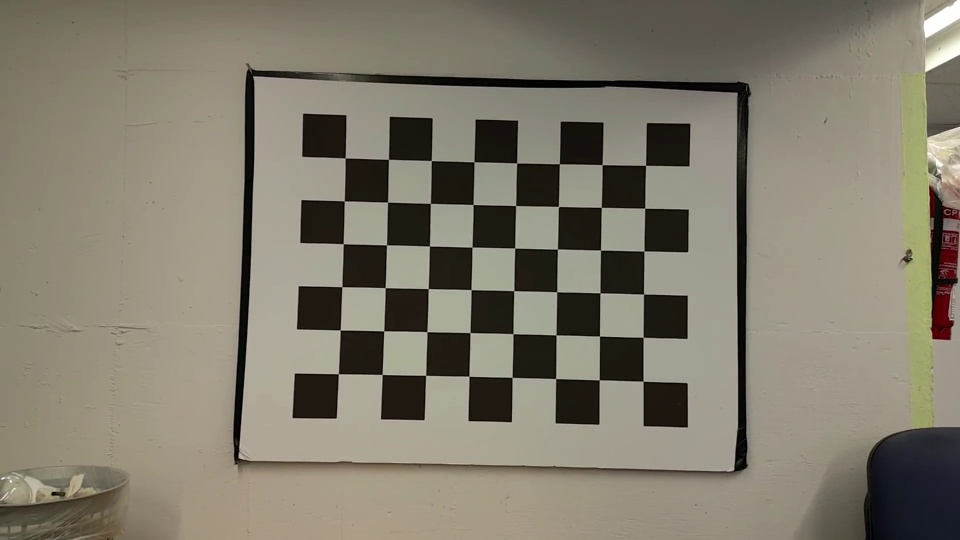
#> input picture CameraCalibration/img_0.jpg, 960 x 540 px; its folder holds only this picture in this run
$ python CameraCalib.py
#> lines starting #> are read from the running program, lines starting #| are printed output that depends on the picture; after the words box and inside, x2 and y2 are one past the last pixel; in counts of white or black regions, pixels touching at a corner belong together; long printed decimals are rounded
import numpy as np
import cv2 as cv
import glob

# termination criteria
criteria = (cv.TERM_CRITERIA_EPS + cv.TERM_CRITERIA_MAX_ITER, 30, 0.001)

# prepare object points, like (0,0,0), (1,0,0), (2,0,0) ....,(6,5,0)
objp = np.zeros((8 * 6, 3), np.float32)
objp[:, :2] = np.mgrid[0:6, 0:8].T.reshape(-1, 2)

# Arrays to store object points and image points from all the images.
objpoints = []  # 3d point in real world space
imgpoints = []  # 2d points in image plane.

images = glob.glob('*.jpg')

for fname in images:
    img = cv.imread(fname)
#> img is the input picture: shape (540, 960, 3); mean B, G, R 109.2, 123.8, 129.2
    gray = cv.cvtColor(img, cv.COLOR_BGR2GRAY)
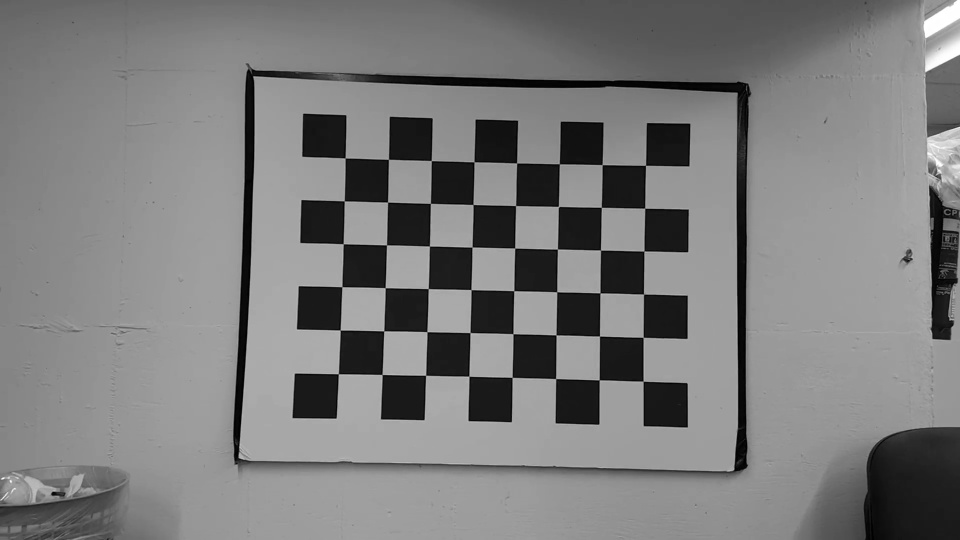
#> gray: shape (540, 960); min 0, max 255, mean 123.7

    # Find the chess board corners
    ret, corners = cv.findChessboardCorners(gray, (6, 8), None)
#> ret = True; corners = 48 rows, first 8: [338.2, 373.8], [340, 330], [341.9, 286.7], [343.2, 243.8], [344, 200.9], [345, 158], [382, 374.5], [383.8, 331]

    # If found, add object points, image points (after refining them)
    if ret == True:
        objpoints.append(objp)

        corners2 = cv.cornerSubPix(gray, corners, (11, 11), (-1, -1), criteria)
#> corners2 = 48 rows, first 8: [338.3, 373.7], [340.2, 330.1], [341.9, 286.7], [343.2, 243.7], [344.3, 200.9], [345.1, 157.9], [382.2, 374.5], [383.8, 330.8]
        imgpoints.append(corners2)

        # Draw and display the corners
        cv.drawChessboardCorners(img, (6, 8), corners2, ret)
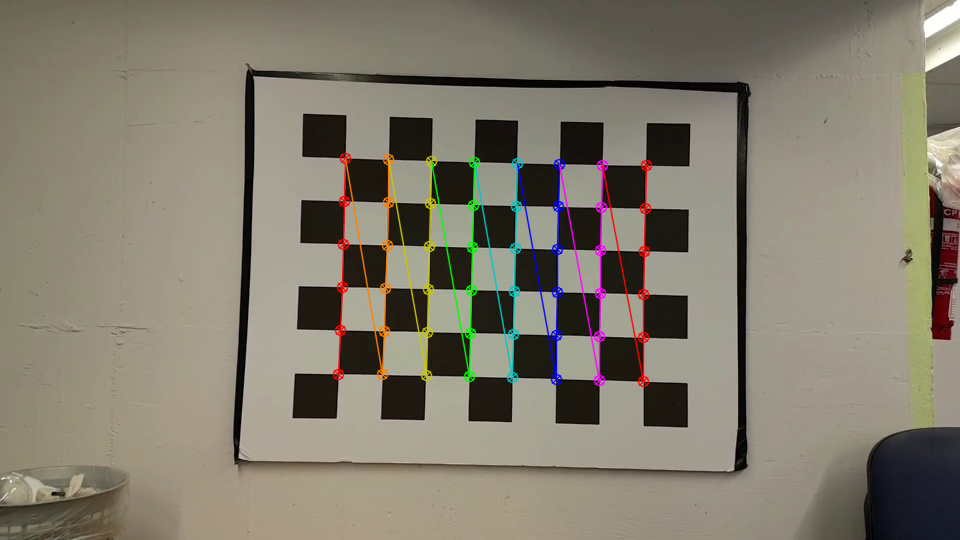
#> img: shape (540, 960, 3); 2.62% of pixels changed, all inside (x1, y1, x2, y2) = (332, 152, 653, 388)
        cv.imshow('img', img)
        cv.waitKey(500)

ret, mtx, dist, rvecs, tvecs = cv.calibrateCamera(objpoints, imgpoints, gray.shape[::-1], None, None)
#> ret = 0.0989; mtx = [[1911.6, 0, 469.3], [0, 1926.5, 269.5], [0, 0, 1]]; dist = [[1.78, -39.27, -0.000573, -0.00903, 0.85]]; rvecs = ([-0.096, -0.107, -1.54],); tvecs = ([-3, 2.38, 44.45],)
print(mtx)
#| [[1.91164874e+03 0.00000000e+00 4.69301510e+02]
#|  [0.00000000e+00 1.92647259e+03 2.69458205e+02]
#|  [0.00000000e+00 0.00000000e+00 1.00000000e+00]]

cv.destroyAllWindows()

$ run again, on CameraCalibration/img_12.jpg
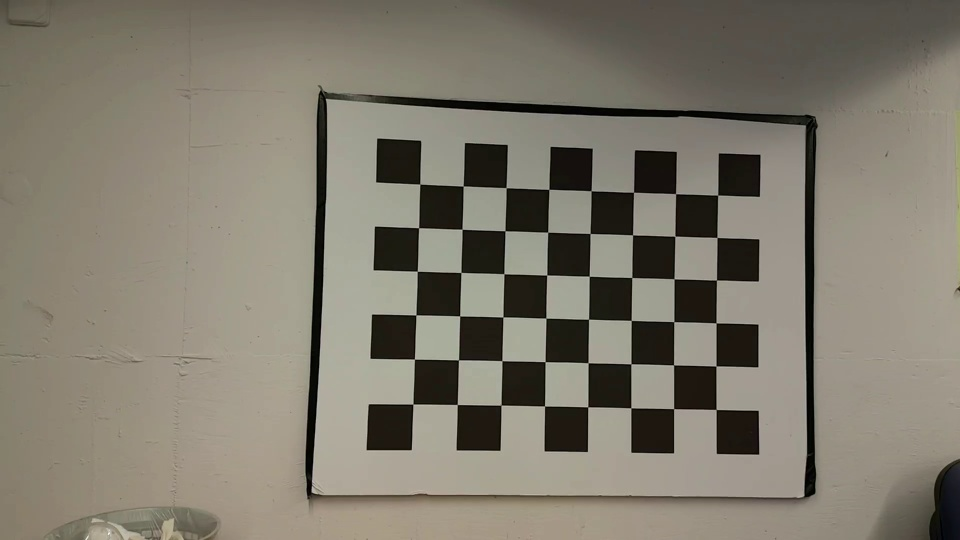
#> input picture CameraCalibration/img_12.jpg, 960 x 540 px
#> img is the input picture: shape (540, 960, 3); mean B, G, R 109.2, 122.2, 127.6
#> `ret, corners = cv.findChessboardCorners(gray, (6, 8), None)`: ret = True; corners = 48 rows, first 8: [413, 404], [414.5, 359], [416, 315], [417.1, 271.3], [418.6, 227.8], [419.8, 184.1], [457.2, 404.5], [458.5, 360]
#> corners2 = 48 rows, first 8: [412.9, 404.1], [414.4, 359.1], [415.9, 314.9], [417.2, 271.2], [418.6, 227.7], [419.8, 184], [457.3, 404.5], [458.5, 359.8]
#> `cv.drawChessboardCorners(img, (6, 8), corners2, ret)`:
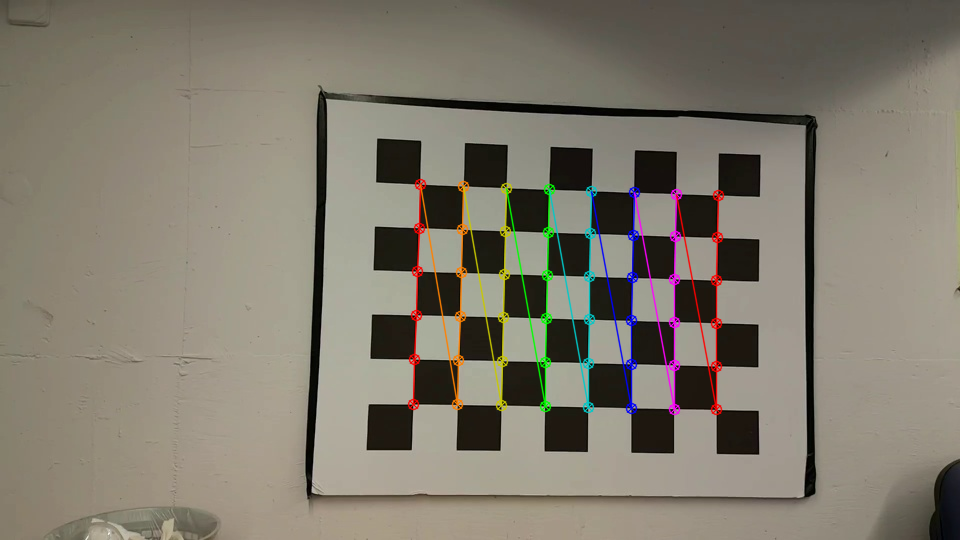
#> img: shape (540, 960, 3); 2.64% of pixels changed, all inside (x1, y1, x2, y2) = (407, 178, 725, 416)
#> `ret, mtx, dist, rvecs, tvecs = cv.calibrateCamera(objpoints, imgpoints..`: ret = 0.0889; mtx = [[398.7, 0, 440.5], [0, 397.3, 273.5], [0, 0, 1]]; dist = [[0.0829, -0.0681, -0.00106, -0.00279, 0.0266]]; rvecs = ([0.0234, -0.0693, -1.54],); tvecs = ([-0.616, 2.94, 9.02],)
#| [[398.685   0.         440.523]
#|  [  0.         397.312 273.505]
#|  [  0.           0.           1.        ]]

$ run again, on CameraCalibration/img_14.jpg
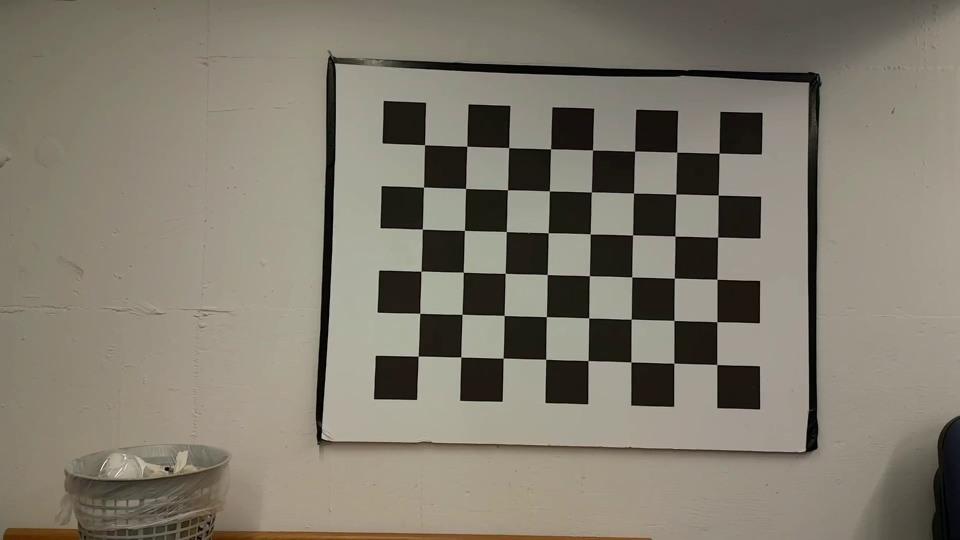
#> input picture CameraCalibration/img_14.jpg, 960 x 540 px
#> img is the input picture: shape (540, 960, 3); mean B, G, R 110.3, 123.4, 129.5
#> `gray = cv.cvtColor(img, cv.COLOR_BGR2GRAY)`:
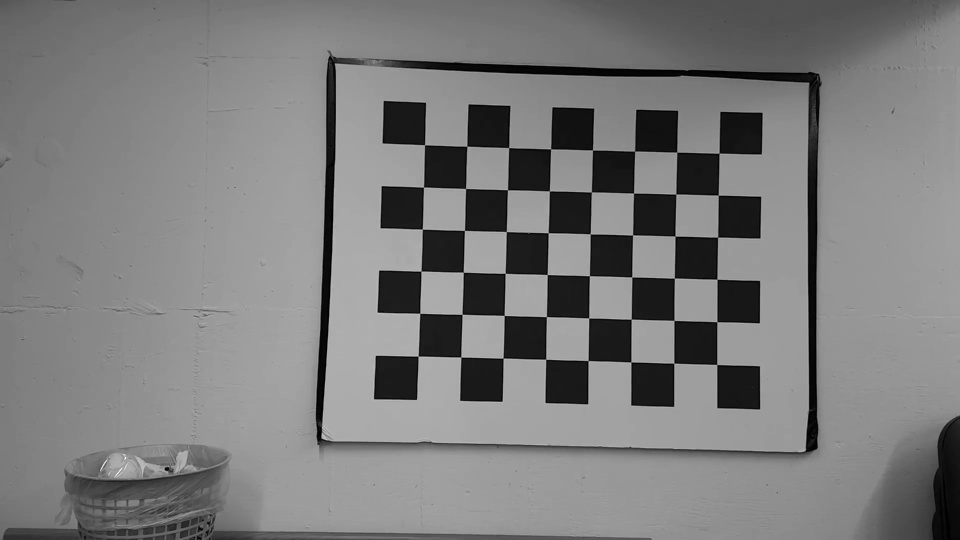
#> gray: shape (540, 960); min 0, max 244, mean 123.7
#> `ret, corners = cv.findChessboardCorners(gray, (6, 8), None)`: ret = True; corners = 48 rows, first 8: [418.1, 356], [419.8, 313.4], [421, 271.1], [422.4, 229], [423.5, 187.1], [424.5, 144.8], [460.7, 357], [462.1, 314.3]
#> corners2 = 48 rows, first 8: [418.1, 356.1], [419.8, 313.3], [421, 271.1], [422.3, 229.1], [423.5, 187.1], [424.5, 144.8], [460.8, 357], [462, 314.3]
#> `cv.drawChessboardCorners(img, (6, 8), corners2, ret)`:
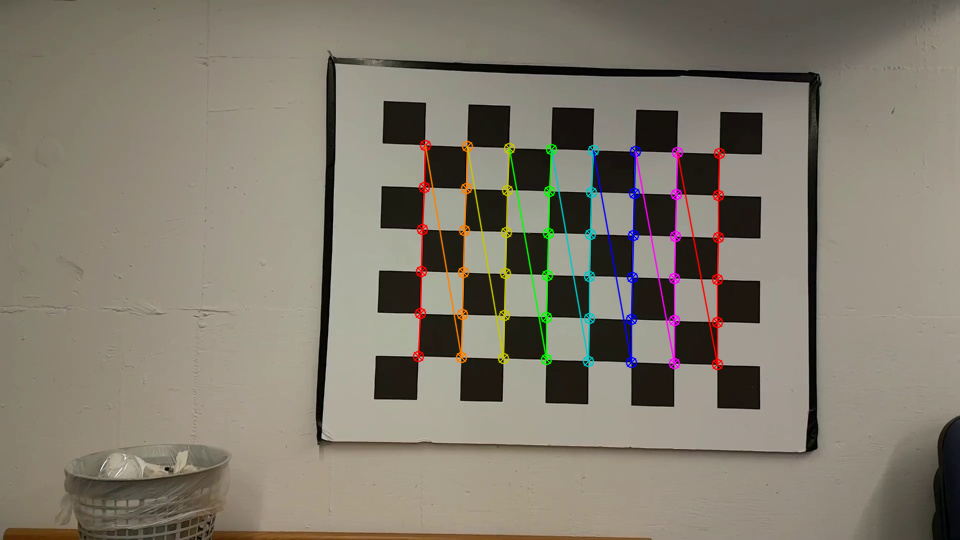
#> img: shape (540, 960, 3); 2.59% of pixels changed, all inside (x1, y1, x2, y2) = (412, 139, 726, 371)
#> `ret, mtx, dist, rvecs, tvecs = cv.calibrateCamera(objpoints, imgpoints..`: ret = 0.103; mtx = [[763, 0, 492.6], [0, 763.4, 270.9], [0, 0, 1]]; dist = [[0.448, -4.5, -0.00165, 0.00621, 19.3]]; rvecs = ([-0.0124, -0.0764, -1.54],); tvecs = ([-1.75, 2, 18.01],)
#| [[762.972   0.         492.648]
#|  [  0.         763.432  270.942]
#|  [  0.           0.           1.        ]]
